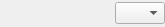
<?xml version="1.0" encoding="UTF-8"?>
<ui version="4.0">
 <class>HeaderTableFilterWidget</class>
 <widget class="QWidget" name="HeaderTableFilterWidget">
  <property name="geometry">
   <rect>
    <x>0</x>
    <y>0</y>
    <width>165</width>
    <height>27</height>
   </rect>
  </property>
  <property name="minimumSize">
   <size>
    <width>0</width>
    <height>0</height>
   </size>
  </property>
  <property name="windowTitle">
   <string>Form</string>
  </property>
  <layout class="QHBoxLayout" name="horizontalLayout" stretch="1,0">
   <property name="spacing">
    <number>0</number>
   </property>
   <property name="sizeConstraint">
    <enum>QLayout::SetDefaultConstraint</enum>
   </property>
   <property name="leftMargin">
    <number>0</number>
   </property>
   <property name="topMargin">
    <number>0</number>
   </property>
   <property name="rightMargin">
    <number>0</number>
   </property>
   <property name="bottomMargin">
    <number>0</number>
   </property>
   <item>
    <widget class="QWidget" name="mainWidgetContainer" native="true"/>
   </item>
   <item>
    <widget class="QComboBox" name="cb_operations">
     <property name="sizePolicy">
      <sizepolicy hsizetype="Expanding" vsizetype="Maximum">
       <horstretch>0</horstretch>
       <verstretch>0</verstretch>
      </sizepolicy>
     </property>
     <property name="maximumSize">
      <size>
       <width>50</width>
       <height>16777215</height>
      </size>
     </property>
    </widget>
   </item>
  </layout>
 </widget>
 <resources/>
 <connections/>
</ui>
